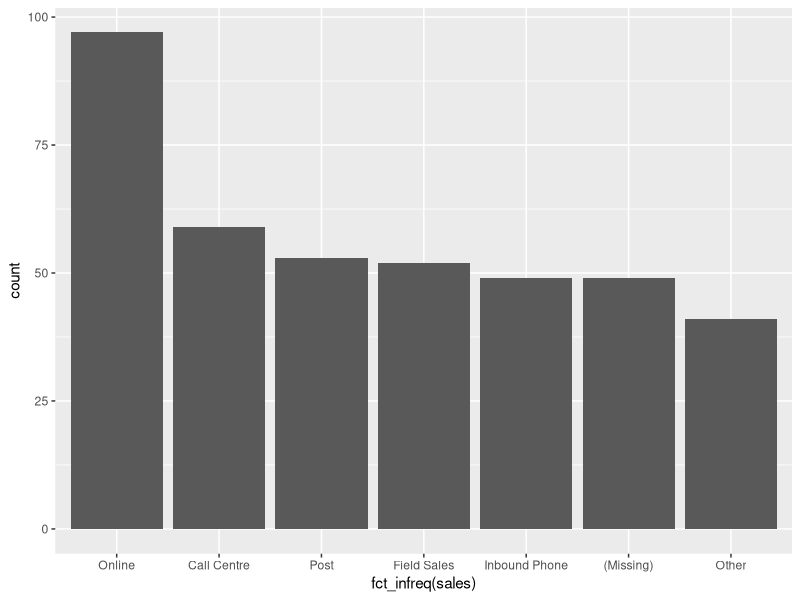

This figure's R source:
## ---- chunk 1
 # keep this chunk in your .Rmd file
 knitr::opts_chunk$set(warning = FALSE, message = FALSE)
## ---- chunk 2
library(dplyr) # Also load up dplyr so we can use the pipe operator: %>%
library(forcats)

df <- data_frame(sales = factor(rep(c("Online",
 "Post",
 "Web",
 "Call Centre",
 "Inbound Phone",
 "Outbound Phone",
 "Field Sales",
 NA), 50)),
 buy = sample(c(0, 1), 400, replace = T)) %>%
 mutate(sales = sample(sales, size = length(sales), replace = T))

table(df$sales)
## ---- chunk 3
df$sales <- fct_explicit_na(df$sales)

table(df$sales)
## ---- chunk 4
df$sales <- fct_explicit_na(df$sales, na_level = "My New Level")
## ---- chunk 5
df$sales <- fct_collapse(df$sales, Online=c("Online", "Web"))
## ---- chunk 6
df$sales <- fct_lump(df$sales)
## ---- chunk 7
library(ggplot2)
ggplot(df, aes(x = fct_infreq(sales))) + geom_bar()
